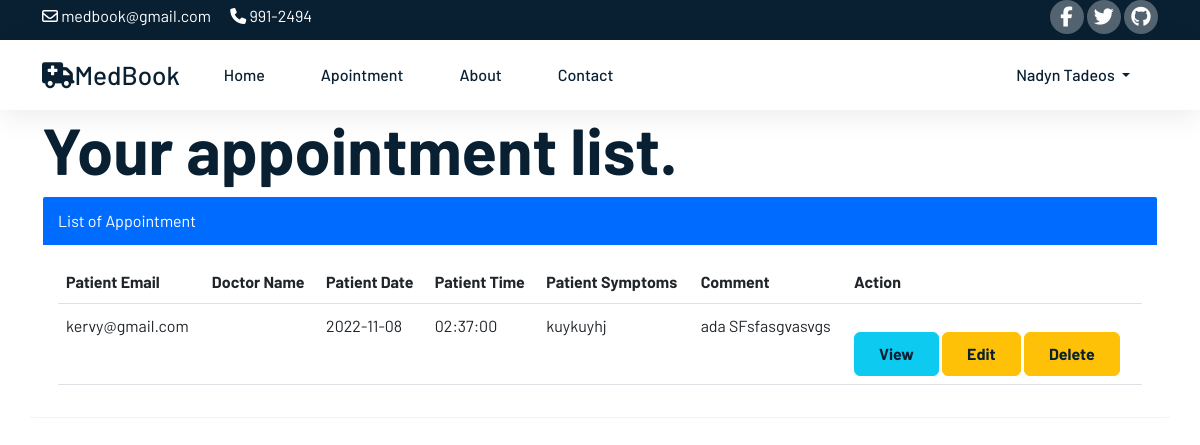
Page /Web_Tech/user/userappointment.php (signed in) on the earlier database version.
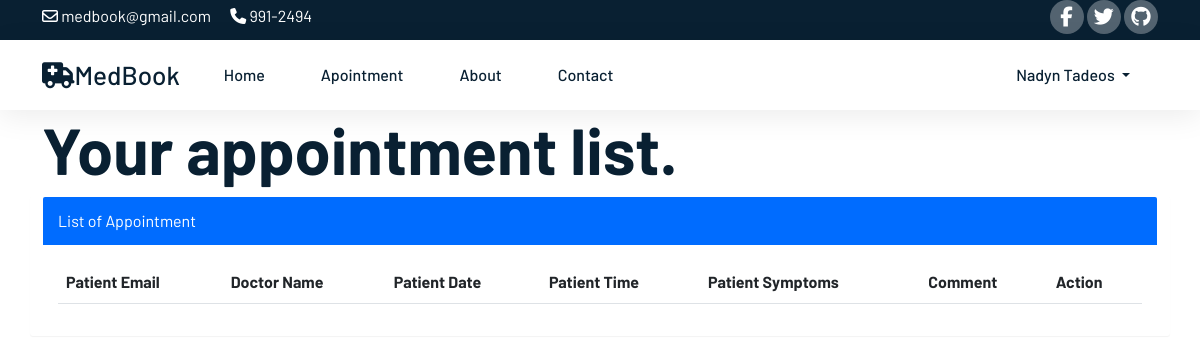
Same page on the later database version.
### tables this page shows
CREATE TABLE `patient` (
  `patientID` int(11) NOT NULL,
  `p_FullName` varchar(100) NOT NULL,
  `p_password` varchar(100) NOT NULL,
  `p_DOB` date NOT NULL,
  `p_gender` varchar(20) NOT NULL,
  `p_address` varchar(100) NOT NULL,
  `p_number` int(12) NOT NULL,
  `p_email` varchar(100) NOT NULL,
  `patient_type` varchar(100) NOT NULL DEFAULT 'user'
);

CREATE TABLE `appointment` (
  `requestID` int(11) NOT NULL,
  `d_id` int(100) NOT NULL,
  `p_email` varchar(100) NOT NULL,
  `appDate` date NOT NULL,
  `appTime` time NOT NULL,
  `appSymptoms` text NOT NULL,
  `appComments` text NOT NULL,
  `status` varchar(10) NOT NULL DEFAULT 'process'
);

### Web_Tech/user/userappointment.php (the view, shortened to what the changed rows need)
<?php
include 'D:\xampp\htdocs\Web_Tech\config\config.php';
include 'D:\xampp\htdocs\Web_Tech\user\userheader.php';
?>
<?php
include 'D:\xampp\htdocs\Web_Tech\config\config.php';
?>
<!DOCTYPE html>
<html lang="en">
<head>
    <link href="https://cdn.jsdelivr.net/npm/bootstrap@5.2.0/dist/css/bootstrap.min.css" rel="stylesheet">
    <link rel="stylesheet" type="text/css" href="/Web_Tech/css/style.css">
    <link rel="stylesheet" type="text/css" href="/Web_Tech/css/reglog.css">
</head>
<body>
<?php
echo "<div class='container' style=' border: none; border-radius: 2px; box-sizing: border-box;'>";
    echo "<div class='row'>";
        echo "<div class='page-header'>";
            echo "<h1 style='font-size: 65px;'>Your appointment list. </h1>";
            echo "</div>";
        echo "<div class='panel panel-primary'>";
            echo "<div class='panel-body'>";
                echo "<table class='table table-hover'>";
                    echo "<thead>";
                    echo "<tr>";
                        echo "<th>Patient Email</th>";
                        echo "<th>Doctor Name</th>";
                        echo "<th>Patient Date</th>";
                        echo "<th>Patient Time</th>";
                        echo "<th>Patient Symptoms</th>";
                        echo "<th>Comment</th>";
                        echo "<th>Action</th>";
                        echo "</tr>";
                    echo "</thead>";
                    ?>
                    <?php
                    $currentUser = $_SESSION['email'];
                    $sql = "SELECT * FROM appointment WHERE p_email = '$currentUser'";
                    $result = mysqli_query($conn, $sql);
                    if ($result) {
                    if (mysqli_num_rows($result) > 0) {
                    while ($row = mysqli_fetch_array($result)) {
                    ?>
                    <tbody>
                        <tr>
                            <td><?= $row['p_email'];?></td>
                            <td><?= $row['d_name'];?></td>
                            <td><?= $row['appDate'];?></td>
                            <td><?= $row['appTime'];?></td>
                            <td><?= $row['appSymptoms'];?></td>
                            <td><?= $row['appComments'];?></td>
                            <td>
                                <button type="button" name="view" id="act_button" class="btn btn-info btn-xs view" data-bs-toggle="modal" data-bs-target="#patientDetails"><a class="glyphicon glyphicon-file" style="text-decoration: none;" title="View">View</a></button>
                                <button type="button" name="update" id="act_button" class="btn btn-warning btn-xs update" data-bs-toggle="modal" data-bs-target="#myUpdate"><a class="glyphicon glyphicon-edit" style="text-decoration: none;" href="/Web_Tech/user/userappointment.php?update=<?php echo $row['requestID']; ?>" title="Edit">Edit</a></button>
                                <button type="button" name="delete" id="act_button" class="btn btn-warning btn-xs update"><a class="glyphicon glyphicon-edit" style="text-decoration: none;" href="/Web_Tech/user/userappointment.php?delete=<?php echo $row['requestID']; ?>" title="Edit">Delete</a></button>
                            </td>
                        </tr>
                    <?php
                    }
                    }
                    }
                    ?>
                    </tbody>
    </div>
</div>
</div>
</body>
</html>

### Web_Tech/user/userheader.php (shortened to what the changed rows need)
<!DOCTYPE html>
<html lang="en">
<head>
    <link href="https://cdn.jsdelivr.net/npm/bootstrap@5.2.0/dist/css/bootstrap.min.css" rel="stylesheet">
    <link rel="stylesheet" type="text/css" href="/Web_Tech/css/style.css">
    <link rel="stylesheet" type="text/css" href="/Web_Tech/css/reglog.css">
</head>
<body>
<header class="sticky-top">
    <nav class="navbar navbar-expand-lg navbar-light bg-white">
        <div class="container">
            <div class="collapse navbar-collapse" id="navbarNav">
                <ul class="navbar-nav ms-auto" id="nav_right">
                    <?php
                    $currentUser = $_SESSION['email'];
                    $sql = "SELECT * FROM patient WHERE p_email = '$currentUser'";
                    $result = mysqli_query($conn, $sql);
                    if ($result) {
                        if (mysqli_num_rows($result) > 0) {
                            while ($row = mysqli_fetch_array($result)) {
                                ?>
                                <li class="nav-item dropdown collapse navbar-collapse" id="navbarSupportedContent">
                                    <a class="nav-link dropdown-toggle" id="navbarDropdownMenuLink" role="button" data-bs-toggle="dropdown" aria-expanded="false">
                                       <?php echo $row['p_FullName'];?>
                                    </a>
                                </li>
                                <?php
                            }
                        }
                    }
                    ?>
                </ul>
            </div>
        </div>
    </nav>
</header>
</body>
</html>

Differences in the rows shown:
removed appointment: p_email "kervy@gmail.com", appDate "2022-11-08", appTime "02:37:00", appSymptoms "kuykuyhj", appComments "ada SFsfasgvasvgs"
